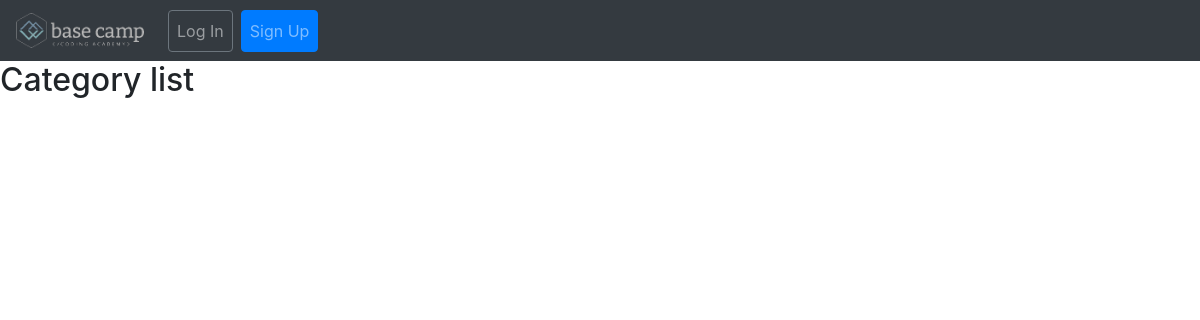
Before: /category/ with the older database file.
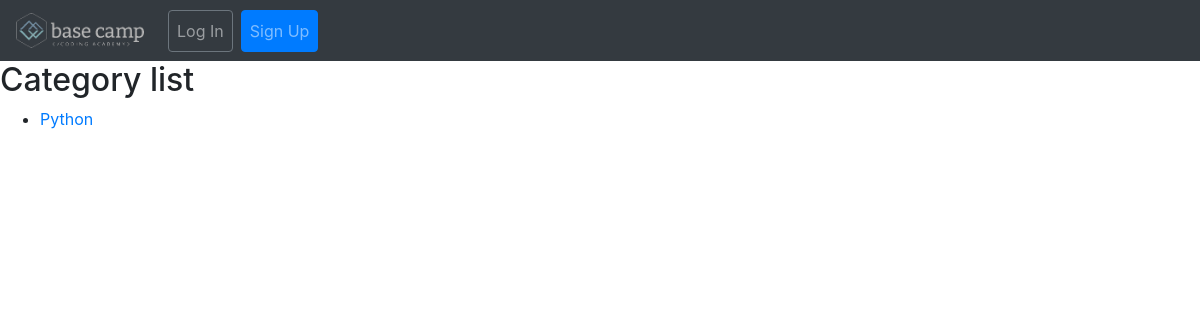
After: the same page with the newer database file.
### cards/models.py (models this page shows, shortened)
class Category(models.Model):
    category = models.CharField(
        verbose_name=_("Category"), max_length=250, blank=True, unique=True, null=True
    )
    objects = CategoryManager()
    class Meta:
        verbose_name = _("Category")
        verbose_name_plural = _("Categories")

### cards/views.py (the view)
class CategoriesListView(ListView):
    model = Category

### templates/cards/category_list.html (shortened to what this page needs)
{% extends 'base.html' %}
{% load i18n %}
{% block content %}
<h2>{% trans "Category list" %}</h2>
<ul>
  {% for cat in category_list %}
  <li>
	<a href="{% url 'quiz_category_list_matching' category_name=cat.category %}">
	  {{ cat.category }}
	</a>
  </li>
  {% endfor %}
</ul>
{% endblock %}

Changed rows visible on the page:
added Category: category "Python"
